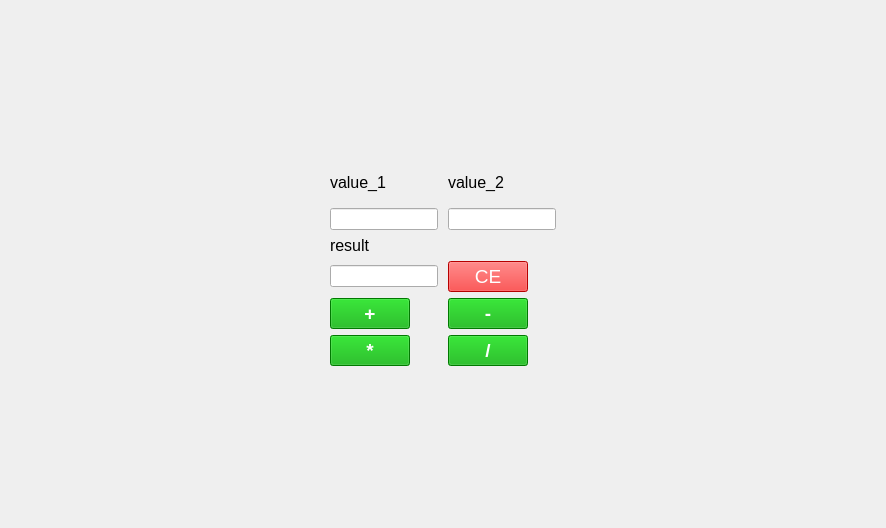
<?xml version="1.0" encoding="UTF-8"?>
<ui version="4.0">
 <class>Calculator</class>
 <widget class="QWidget" name="Calculator">
  <property name="geometry">
   <rect>
    <x>0</x>
    <y>0</y>
    <width>886</width>
    <height>528</height>
   </rect>
  </property>
  <property name="sizePolicy">
   <sizepolicy hsizetype="Fixed" vsizetype="Fixed">
    <horstretch>200</horstretch>
    <verstretch>200</verstretch>
   </sizepolicy>
  </property>
  <property name="windowTitle">
   <string>Form</string>
  </property>
  <layout class="QGridLayout" name="gridLayout_2">
   <item row="0" column="0">
    <layout class="QGridLayout" name="gridLayout" columnstretch="0,0,0,0" columnminimumwidth="0,0,0,0">
     <property name="leftMargin">
      <number>20</number>
     </property>
     <property name="rightMargin">
      <number>20</number>
     </property>
     <property name="bottomMargin">
      <number>0</number>
     </property>
     <property name="horizontalSpacing">
      <number>10</number>
     </property>
     <property name="verticalSpacing">
      <number>6</number>
     </property>
     <item row="6" column="1">
      <widget class="QLineEdit" name="outResult">
       <property name="sizePolicy">
        <sizepolicy hsizetype="Minimum" vsizetype="Fixed">
         <horstretch>0</horstretch>
         <verstretch>60</verstretch>
        </sizepolicy>
       </property>
       <property name="baseSize">
        <size>
         <width>0</width>
         <height>0</height>
        </size>
       </property>
       <property name="alignment">
        <set>Qt::AlignLeading|Qt::AlignLeft|Qt::AlignVCenter</set>
       </property>
       <property name="readOnly">
        <bool>true</bool>
       </property>
       <property name="placeholderText">
        <string/>
       </property>
      </widget>
     </item>
     <item row="7" column="3">
      <widget class="QPushButton" name="pcmd_2">
       <property name="sizePolicy">
        <sizepolicy hsizetype="Fixed" vsizetype="Fixed">
         <horstretch>40</horstretch>
         <verstretch>60</verstretch>
        </sizepolicy>
       </property>
       <property name="font">
        <font>
         <pointsize>14</pointsize>
         <weight>75</weight>
         <bold>true</bold>
        </font>
       </property>
       <property name="styleSheet">
        <string notr="true">background-color: rgb(0, 170, 0);
color: rgb(255, 255, 255);</string>
       </property>
       <property name="text">
        <string>-</string>
       </property>
      </widget>
     </item>
     <item row="7" column="1">
      <widget class="QPushButton" name="pcmd_1">
       <property name="sizePolicy">
        <sizepolicy hsizetype="Fixed" vsizetype="Fixed">
         <horstretch>40</horstretch>
         <verstretch>60</verstretch>
        </sizepolicy>
       </property>
       <property name="font">
        <font>
         <pointsize>14</pointsize>
         <weight>75</weight>
         <bold>true</bold>
        </font>
       </property>
       <property name="styleSheet">
        <string notr="true">background-color: rgb(0, 170, 0);
color: rgb(255, 255, 255);</string>
       </property>
       <property name="text">
        <string>+</string>
       </property>
      </widget>
     </item>
     <item row="5" column="1">
      <widget class="QLabel" name="labelResult">
       <property name="sizePolicy">
        <sizepolicy hsizetype="Minimum" vsizetype="Fixed">
         <horstretch>0</horstretch>
         <verstretch>40</verstretch>
        </sizepolicy>
       </property>
       <property name="font">
        <font>
         <pointsize>12</pointsize>
        </font>
       </property>
       <property name="text">
        <string>result</string>
       </property>
      </widget>
     </item>
     <item row="8" column="1">
      <widget class="QPushButton" name="pcmd_3">
       <property name="sizePolicy">
        <sizepolicy hsizetype="Fixed" vsizetype="Fixed">
         <horstretch>40</horstretch>
         <verstretch>60</verstretch>
        </sizepolicy>
       </property>
       <property name="font">
        <font>
         <pointsize>14</pointsize>
         <weight>75</weight>
         <bold>true</bold>
        </font>
       </property>
       <property name="styleSheet">
        <string notr="true">background-color: rgb(0, 170, 0);
color: rgb(255, 255, 255);</string>
       </property>
       <property name="text">
        <string>*</string>
       </property>
      </widget>
     </item>
     <item row="1" column="1">
      <widget class="QLabel" name="label_1">
       <property name="sizePolicy">
        <sizepolicy hsizetype="Minimum" vsizetype="Fixed">
         <horstretch>0</horstretch>
         <verstretch>40</verstretch>
        </sizepolicy>
       </property>
       <property name="minimumSize">
        <size>
         <width>0</width>
         <height>40</height>
        </size>
       </property>
       <property name="font">
        <font>
         <pointsize>12</pointsize>
        </font>
       </property>
       <property name="text">
        <string>value_1</string>
       </property>
      </widget>
     </item>
     <item row="8" column="3">
      <widget class="QPushButton" name="pcmd_4">
       <property name="sizePolicy">
        <sizepolicy hsizetype="Fixed" vsizetype="Fixed">
         <horstretch>40</horstretch>
         <verstretch>60</verstretch>
        </sizepolicy>
       </property>
       <property name="font">
        <font>
         <pointsize>14</pointsize>
         <weight>75</weight>
         <bold>true</bold>
        </font>
       </property>
       <property name="styleSheet">
        <string notr="true">background-color: rgb(0, 170, 0);
color: rgb(255, 255, 255);</string>
       </property>
       <property name="text">
        <string>/</string>
       </property>
      </widget>
     </item>
     <item row="1" column="3">
      <widget class="QLabel" name="label_2">
       <property name="sizePolicy">
        <sizepolicy hsizetype="Minimum" vsizetype="Fixed">
         <horstretch>0</horstretch>
         <verstretch>40</verstretch>
        </sizepolicy>
       </property>
       <property name="minimumSize">
        <size>
         <width>0</width>
         <height>40</height>
        </size>
       </property>
       <property name="font">
        <font>
         <pointsize>12</pointsize>
         <weight>50</weight>
         <bold>false</bold>
        </font>
       </property>
       <property name="text">
        <string>value_2</string>
       </property>
      </widget>
     </item>
     <item row="6" column="3">
      <widget class="QPushButton" name="pcmd_5">
       <property name="sizePolicy">
        <sizepolicy hsizetype="Fixed" vsizetype="Fixed">
         <horstretch>40</horstretch>
         <verstretch>60</verstretch>
        </sizepolicy>
       </property>
       <property name="baseSize">
        <size>
         <width>20</width>
         <height>20</height>
        </size>
       </property>
       <property name="font">
        <font>
         <pointsize>14</pointsize>
        </font>
       </property>
       <property name="styleSheet">
        <string notr="true">background-color: rgb(255, 0, 0);
color: rgb(255, 255, 255);</string>
       </property>
       <property name="text">
        <string>CE</string>
       </property>
      </widget>
     </item>
     <item row="2" column="3">
      <widget class="QLineEdit" name="value2">
       <property name="sizePolicy">
        <sizepolicy hsizetype="Minimum" vsizetype="Fixed">
         <horstretch>0</horstretch>
         <verstretch>60</verstretch>
        </sizepolicy>
       </property>
       <property name="maximumSize">
        <size>
         <width>16777215</width>
         <height>16777215</height>
        </size>
       </property>
       <property name="baseSize">
        <size>
         <width>0</width>
         <height>20</height>
        </size>
       </property>
      </widget>
     </item>
     <item row="2" column="1">
      <widget class="QLineEdit" name="value1">
       <property name="sizePolicy">
        <sizepolicy hsizetype="Minimum" vsizetype="Fixed">
         <horstretch>0</horstretch>
         <verstretch>60</verstretch>
        </sizepolicy>
       </property>
      </widget>
     </item>
    </layout>
   </item>
  </layout>
 </widget>
 <resources/>
 <connections>
  <connection>
   <sender>pcmd_5</sender>
   <signal>clicked()</signal>
   <receiver>Calculator</receiver>
   <slot>slotButtonClicked()</slot>
   <hints>
    <hint type="sourcelabel">
     <x>573</x>
     <y>288</y>
    </hint>
    <hint type="destinationlabel">
     <x>766</x>
     <y>358</y>
    </hint>
   </hints>
  </connection>
  <connection>
   <sender>pcmd_2</sender>
   <signal>clicked()</signal>
   <receiver>Calculator</receiver>
   <slot>slotButtonClicked()</slot>
   <hints>
    <hint type="sourcelabel">
     <x>573</x>
     <y>369</y>
    </hint>
    <hint type="destinationlabel">
     <x>766</x>
     <y>420</y>
    </hint>
   </hints>
  </connection>
  <connection>
   <sender>pcmd_4</sender>
   <signal>clicked()</signal>
   <receiver>Calculator</receiver>
   <slot>slotButtonClicked()</slot>
   <hints>
    <hint type="sourcelabel">
     <x>573</x>
     <y>452</y>
    </hint>
    <hint type="destinationlabel">
     <x>762</x>
     <y>478</y>
    </hint>
   </hints>
  </connection>
  <connection>
   <sender>pcmd_1</sender>
   <signal>clicked()</signal>
   <receiver>Calculator</receiver>
   <slot>slotButtonClicked()</slot>
   <hints>
    <hint type="sourcelabel">
     <x>229</x>
     <y>366</y>
    </hint>
    <hint type="destinationlabel">
     <x>2</x>
     <y>358</y>
    </hint>
   </hints>
  </connection>
  <connection>
   <sender>pcmd_3</sender>
   <signal>clicked()</signal>
   <receiver>Calculator</receiver>
   <slot>slotButtonClicked()</slot>
   <hints>
    <hint type="sourcelabel">
     <x>229</x>
     <y>451</y>
    </hint>
    <hint type="destinationlabel">
     <x>3</x>
     <y>440</y>
    </hint>
   </hints>
  </connection>
 </connections>
 <slots>
  <slot>slotButtonClicked()</slot>
 </slots>
</ui>
